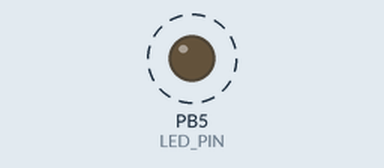
Recording of a program running on a simulated ATmega168P, built with avr-gcc and emulated at 16 MHz. On the bench: output pins drawn as LEDs (lit = HIGH). Dashed ring = blinking.

Above: at 0.3 s.
Timing chart, 0 to 3.0 s (numbered marks = the images above):
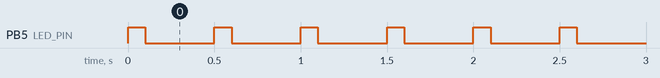

Measured:
- by itself, PB5 (LED_PIN): alternates HIGH for 0.10 s and LOW for 0.40 s

The program:

main.c
```c
#include <avr/io.h>
#include <util/delay.h>

#define LED_PIN PB5 // buildin led

int main(void)
{
    DDRB |= 1 << LED_PIN;

    while (1)
    {
        PORTB |= 1 << LED_PIN;    // включити світлодіод
        _delay_ms(100);           // затримка
        PORTB &= ~(1 << LED_PIN); // виключити світлодіод
        _delay_ms(400);
    }

  return 0;
}
```
